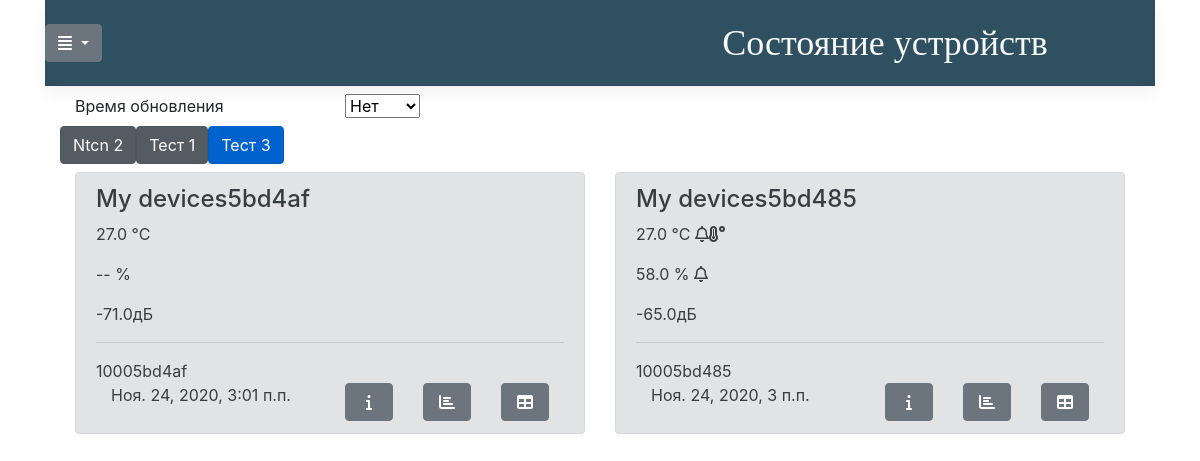
The app's page /devices/group-3/ with its own data.
### devices/models.py (models this page shows, shortened)
class DeviceGroups(models.Model):
    class Meta:
        verbose_name = "Группы устройств"
    name = models.CharField(max_length=100, null=False, blank=False, db_index=True, verbose_name='Название группы')
    devices = models.ManyToManyField(SonoffDevices)

class SonoffDevices(models.Model):
    class Meta:
        verbose_name = "Устройства"
    NORMAL = 0
    MIN_WARN = 1
    MAX_WARN = 2
    MIN_ALARM = 3
    MAX_ALARM = 4
    STATUSES = [
        (NORMAL, 'Норма'),
        (MIN_WARN, 'Предупреждение: значение ниже нормы'),
        (MAX_WARN, 'Предупреждение: значение выше нормы'),
        (MIN_ALARM, 'Тревога: значение ниже нормы'),
        (MAX_ALARM, 'Тревога: значение выше нормы'),
    ]
    name = models.CharField(max_length=100, null=False, blank=False, db_index=True, verbose_name='Название устройсва')
    device_id = models.CharField(max_length=12, null=False, blank=False, db_index=True, verbose_name='Идентификатор')
    model = models.CharField(max_length=20, null=True, blank=True, verbose_name='Модель устройства')
    mac = models.CharField(max_length=20, null=True, blank=True, verbose_name='MAC адресс')
    sensor_type = models.CharField(max_length=20, null=True, blank=True, verbose_name='Тип сенсора')
    firmware = models.CharField(max_length=10, null=True, blank=True, verbose_name='Версия прошивки')
    is_online = models.BooleanField(default=False, blank=True, verbose_name='Усройство онлайн')
    signal = models.FloatField(null=True, default=None, blank=True, verbose_name='Качество WIFI сигнала')
    last_temperature = models.FloatField(null=True, default=None, blank=True, verbose_name='Последняя зарегистрированная температура')
    last_humidity = models.FloatField(null=True, default=None, blank=True, verbose_name='Последняя зарегистрированная влажность')
    switch = models.BooleanField(default=False, blank=True, verbose_name='Реле активировано')
    date_of_modify = models.DateTimeField(auto_now=True, verbose_name='Дата изменения')
    last_on_line = models.DateTimeField(null=True, default=None, blank=True,
                                        verbose_name='Время последнего появления в сети')
    last_off_line = models.DateTimeField(null=True, default=None, blank=True,
                                        verbose_name='Время последнего пропадания из сети')
    temperature_minimal_warning_value = models.FloatField(null=True, default=None, blank=True, verbose_name='Нижний порог срабатывания предуприждения по температуре')
    temperature_maximal_warning_value = models.FloatField(null=True, default=None, blank=True, verbose_name='Верхний порог срабатывания предуприждения  по температуре')
    temperature_minimal_alarm_value = models.FloatField(null=True, default=None, blank=True, verbose_name='Нижний порог срабатывания тревоги по температуре')
    temperature_maximal_alarm_value = models.FloatField(null=True, default=None, blank=True, verbose_name='Верхний порог срабатывания тревоги по температуре')
    temperature_status = models.IntegerField(default=NORMAL, choices=STATUSES, verbose_name='состояние по температуре')
    temperature_histeresis_value = models.FloatField(null=True, default=None, blank=True,
                                            verbose_name='Значение гистерезиса по температуре')
    humidity_minimal_warning_value = models.FloatField(null=True, default=None, blank=True, verbose_name='Нижний порог срабатывания предуприждения по влажности')
    humidity_maximal_warning_value = models.FloatField(null=True, default=None, blank=True, verbose_name='Верхний порог срабатывания предуприждения по влажности')
    humidity_minimal_alarm_value = models.FloatField(null=True, default=None, blank=True, verbose_name='Нижний порог срабатывания тревоги по влажности')
    humidity_maximal_alarm_value = models.FloatField(null=True, default=None, blank=True, verbose_name='Верхний порог срабатывания тревоги по влажности')
    humidity_status = models.IntegerField(default=NORMAL, choices=STATUSES, verbose_name='состояние по влажности')
    humidity_histeresis_value = models.FloatField(null=True, default=None, blank=True,
                                            verbose_name='Значение гистерезиса по влажности')

### devices/views.py (the view)
# urls.py: path('group-<int:device_group_id>/', list_group_device, name='list_group_device'),
def list_group_device(request, device_group_id=None):
    groups = DeviceGroups.objects.all().order_by('name')
    devices = []
    device_group_name=''
    current_id = None
    if device_group_id is None:
        devices = SonoffDevices.objects.all().order_by('pk')
    else:
        device_group = DeviceGroups.objects.get(pk=device_group_id)
        if device_group:
            current_id = device_group.id
            device_group_name = device_group.name
            devices=device_group.devices.all().order_by('pk')
    return request_paginator_form(request, 'devices/group_devices_status.html', devices,
                                  result_field_name='devices',
                                  groups=groups,
                                  device_group_name=device_group_name,
                                  current_id=current_id,
                                  )

### utils/templatetags/fw_tags.py (called while the page is built)
@register.inclusion_tag('../templates/utils/paged_nav.html', takes_context=True)
def paging_navigation(context, page, params, *args, **kwargs):
    max_page_btn = 10
    if 'max_page_btn' in kwargs:
        max_page_btn = kwargs['max_page_btn']
    if 'show_page_info' in kwargs:
        show_page_info = True
    else:
        show_page_info = False
    if not page:
        return {}
    rng = page.paginator.page_range
    if type(page.paginator.page_range) == int:
        new_range = range(page.paginator.page_range)
    else:
        if rng.stop > max_page_btn:
            step = int(rng.stop // max_page_btn)+1
            new_range = range(rng.start, rng.stop, step)
        else:
            new_range = rng
    return {
        'page': page,
        'param': params,
        'max_page_btn': max_page_btn,
        'page_range': new_range,
        'show_page_info': show_page_info
    }

@register.simple_tag(takes_context=True)
def param_replace(context, param, **kwargs):
    d = get_attribute_from_context(context, 'request.GET')
    element_per_page = get_attribute_from_context(context, 'request.POST.per_page')
    for k, v in kwargs.items():
        d[k] = v
    for k in [k for k, v in d.items() if not v]:
        del d[k]
    if type(param) == dict:
        for pk, pv in param.items():
            d[pk] = pv
    if element_per_page:
        d['per_page']=element_per_page
    url = urlencode(d)
    return url

### utils/utils.py (called while the page is built)
def paginate(request, objects):
    page = request.GET.get('page', 1)
    per_page = request.POST.get('per_page', None)
    if not per_page:
        per_page = request.GET.get('per_page', '10')
    if per_page.isdigit():
        per_page=int(per_page)
    else:
        per_page = 10
    paginator = Paginator(objects, per_page)
    try:
        pager = paginator.page(page)
    except PageNotAnInteger:
        pager = paginator.page(1)
    except EmptyPage:
        pager = paginator.page(paginator.num_pages)
    return pager, pager.number, pager.paginator.per_page

def complex_search(request, db_model_class, **search_params):
    params_dic = {}
    for request_field_name, db_field_name in search_params.items():
        db_model_class = search(request, db_model_class, request_field_name, db_field_name, params_dic)
    return db_model_class, params_dic

### devices/templates/devices/group_devices_status.html (shortened to what this page needs)
{% extends 'devices/base_template.html' %}
{% load fw_tags %}
{% load static %}
{% load tz %}
{% block page_title%}
    <a class="blog-header-logo text-light" href="{% url 'list_devices' %}?{% param_replace params %}">Состояние устройств</a>
{% endblock %}
{% block content %}
    <div class="container">
    <div class="row py-2">
        <div class="col-3">
            Время обновления
        </div>
        <div class="col-3">
            {% if current_id %}
                <select onchange="data_refresh(value,'{% url 'group_status_ajax' current_id %}', {'page':'{{ page_num}}',
                'per_page':'{{ per_page}}'})">
            {% else %}
                <select onchange="data_refresh(value,'{% url 'group_status_ajax' %}', {'page':'{{ page_num}}',
                'per_page':'{{ per_page}}'})">
            {% endif %}
                 <option value="-1">Нет</option>
             </select>
        </div>
    </div>
    </div>
<div class="container">
    <div class="row">
            {% for group in groups %}
                {% if current_id == group.pk %}
                    <a href="{% url 'list_group_device' group.pk %}" class="btn btn-primary active" role="button" aria-pressed="true">{{ group.name }}</a>
                {% else %}
                    <a href="{% url 'list_group_device' group.pk %}" class="btn btn-secondary active" role="button" aria-pressed="true">{{ group.name }}</a>
                {% endif %}
            {% endfor %}
    </div>
    <div class="row">
        <div class="container">
            <div class="row py-2">
                {% for device in devices %}
                <div class="col" device-data-id="{{device.id}}">
                    <div class="alert
                    {% if not device.is_online %} alert-secondary
                    {% elif device.humidity_status == 0 and device.temperature_status == 0 %} alert-success
                    {% elif device.humidity_status == 1 or device.temperature_status == 1 %} alert-warning
                    {% elif device.humidity_status == 2 or device.temperature_status == 2 %} alert-warning
                    {% elif device.humidity_status == 3 or device.temperature_status == 3 %} alert-danger
                    {% elif device.humidity_status == 4 or device.temperature_status == 4 %} alert-danger
                    {% endif %}
                    " role="alert">
                        <h4 class="alert-heading">{{device.name}}</h4>
                        <p device-data-temperature>{{device.last_temperature|default_if_none:"--"}} °C
                            {% if device.temperature_status == 1%}
                                <i class="far fa-bell"></i><i class="fas fa-temperature-low"></i>
                            {% elif device.temperature_status == 2%}
                                <i class="far fa-bell"></i><i class="fas fa-temperature-high"></i>
                            {% elif device.temperature_status == 3%}
                                <i class="fas fa-exclamation-triangle"></i><i class="fas fa-temperature-low"></i>
                            {% elif device.temperature_status == 4%}
                                <i class="fas fa-exclamation-triangle"></i><i class="fas fa-temperature-high"></i>
                            {% endif %}
                        </p>
                        <p device-data-humidity>{{device.last_humidity|default_if_none:"--"}} %
                            {% if device.humidity_status == 1 or device.humidity_status == 2 %}
                                <i class="far fa-bell"></i>
                            {% elif device.humidity_status == 3 or device.humidity_status == 4 %}
                                <i class="fas fa-exclamation-triangle"></i>
                            {% endif %}
                        </p>
                        <p device-data-signal>{{device.signal|default_if_none:"--"}}дБ</p>
                        <hr>
                        <p class="mb-0">{{device.device_id}}</p>
                    <div class="container">
                        <div class="row">
                            <div class="col-sm-6">
                            {% if device.is_online %}
                                {{device.date_of_modify|localtime|default_if_none:"--"}}
                            {% else %}
                                {{device.last_on_line|localtime|default_if_none:"--"}}
                            {% endif %}
                            </div>
                            <div class="col-sm-2"><a style="width: 100%" class="btn btn-secondary" role="button" href="{% url 'device_info' device.pk %}"><i class="fas fa-info"></i></a></div>
                            <div class="col-sm-2"><a style="width: 100%" class="btn btn-secondary" role="button" href="{% url 'device_graph' device.pk %}"><i class="fas fa-chart-bar"></i></a></div>
                            <div class="col-sm-2"><a style="width: 100%" class="btn btn-secondary" role="button" href="{% url 'list_values' device.pk %}"><i class="fas fa-table"></i></a></div>
                        </div>
                    </div>
                    </div>
                </div>
            {% empty %}
                    <div>Нет данных</div>
                {% endfor %}
            </div>
        </div>
    </div>
</div>
{% endblock %}

### devices/static/devices/style.css (style rules this page uses)
.blog-header-logo { font-family: "Playfair Display", Georgia, "Times New Roman", serif; font-size: 2.25rem; }

### records on screen
DeviceGroups: name "Ntcn 2"
DeviceGroups: name "Тест 1"
DeviceGroups: name "Тест 3"
SonoffDevices: name "My devices5bd4af", last_temperature "27.0", last_humidity "--", signal "-71.0", device_id "10005bd4af", last_on_line "Ноя. 24, 2020, 3:01 п.п."
SonoffDevices: name "My devices5bd485", last_temperature "27.0", temperature_status 2 (drawn), last_humidity "58.0", humidity_status 2 (drawn), signal "-65.0", device_id "10005bd485", last_on_line "Ноя. 24, 2020, 3 п.п."
